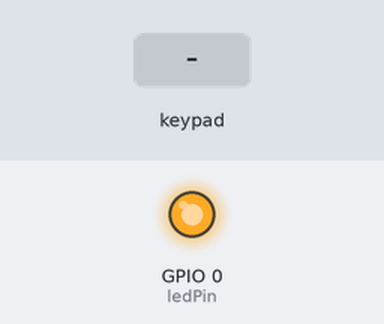
A sketch run on a simulated ESP8266 (NodeMCU). Parts: output pins drawn as LEDs (lit = HIGH). Dashed ring = blinking. Inputs (shaded band) come from the test bench. WiFi joins after 1.5 s; servers stay silent unless stated; uploads are accepted with an empty reply; what the sketch prints to the serial monitor is not drawn.

Above: at 2.8 s.
2.9 s: keypad keys 1 3 1 2 1 4 1 6 pressed 0.4 s apart
At 3.35 s:
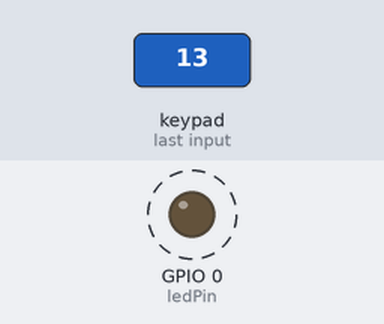
7.6 s: key 'A' pressed
At 8.4 s:
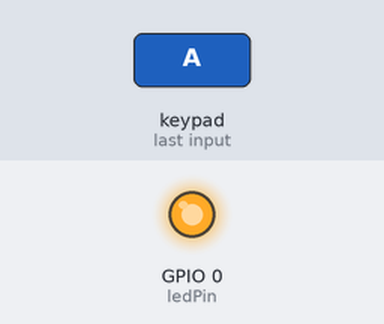
9.1 s: key '5' pressed
At 9.5 s:
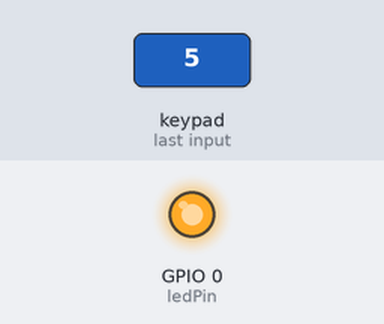
10.6 s: keypad keys 1 3 1 2 1 4 1 6 # pressed 0.4 s apart
At 10.85 s:
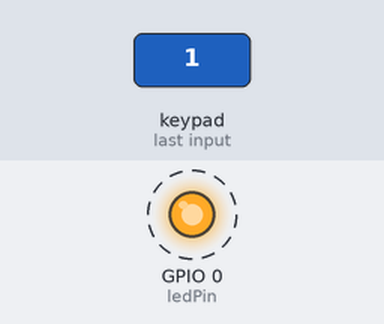
15.7 s: key 'B' pressed
At 16.9 s:
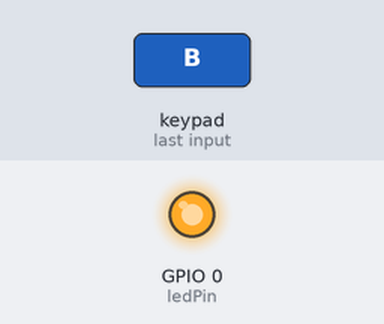
17.2 s: keypad keys 1 3 1 2 1 4 1 6 * pressed 0.4 s apart
At 18.65 s:
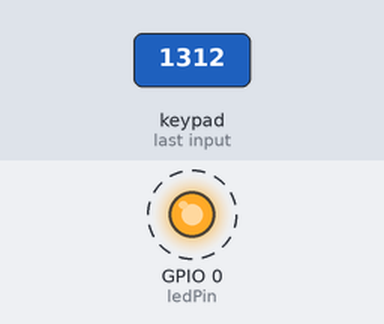
Timing chart, 0 to 22.0 s (numbered marks = the images above; inputs shaded):
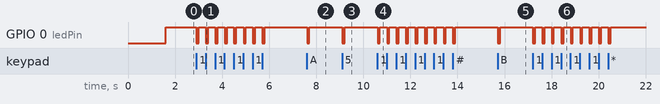

The sketch:

remote.ino
```cpp
#include <ESP8266WiFi.h>
#include <ESP8266HTTPClient.h>
#include <Keypad.h>

// TODO:
// - Implement modem sleep or deep sleep
// - Scan network for Roku
// - Detect Roku power status

const char* ssid     = "SSID";
const char* password = "PASSWORD";
String rokuHost = "192.168.0.X";

HTTPClient http;

const int ledPin = 0;
const byte ROWS = 4;
const byte COLS = 4;
char keys[ROWS][COLS] = {
  {'1','2','3','A'},
  {'4','5','6','B'},
  {'7','8','9','C'},
  {'*','0','#','D'}
};
byte rowPins[ROWS] = {13, 12, 14, 16}; // connect to the row pinouts of the keypad - four in a row
byte colPins[COLS] = {15, 2, 4, 5}; // connect to the column pinouts of the keypad - four in a row

Keypad keypad = Keypad( makeKeymap(keys), rowPins, colPins, ROWS, COLS );
int on = false;

void setup() {
  Serial.begin(115200);
  delay(10);

  pinMode(ledPin, OUTPUT);

  Serial.println();
  Serial.println();
  Serial.print("Connecting to ");
  Serial.println(ssid);

  /* Explicitly set the ESP8266 to be a WiFi-client, otherwise, it by default,
     would try to act as both a client and an access-point and could cause
     network-issues with your other WiFi-devices on your WiFi-network. */
  WiFi.mode(WIFI_STA);
  WiFi.begin(ssid, password);

  while (WiFi.status() != WL_CONNECTED) {
    delay(500);
    Serial.print(".");
  }

  blink();
  Serial.println("");
  Serial.println("WiFi connected");
  Serial.println("IP address: ");
  Serial.println(WiFi.localIP());
}

void blink() {
  digitalWrite(ledPin, LOW); // High and Low and inverted for some reason
  delay(100);
  digitalWrite(ledPin, HIGH);
}

void loop() {
  char key = keypad.getKey();

  if (key != NO_KEY){
    Serial.println("Key pressed"+ key);
    if (key == '1') {
      sendCommand("Back");
    } else if (key == '2') {
      sendCommand("Up");
    } else if (key == '3') {
      sendCommand("Home");
    } else if (key == 'A') {
      if (on) { // TODO: Get Roku power status from query/device-info
        sendCommand("PowerOff");
      } else {
        sendCommand("PowerOn");
      }
      on = !on;
    } else if (key == '4') {
      sendCommand("Left");
    } else if (key == '5') {
      sendCommand("Select");
    } else if (key == '6') {
      sendCommand("Right");
    } else if (key == 'B') {
      sendCommand("VolumeUp");
    } else if (key == '7') {
      sendCommand("InstantReplay");
    } else if (key == '8') {
      sendCommand("Down");
    } else if (key == '9') {
      sendCommand("Info");
    } else if (key == 'C') {
      sendCommand("VolumeDown");
    } else if (key == '*') {
      sendCommand("Rev");
    } else if (key == '0') {
      sendCommand("Play");
    } else if (key == '#') {
      sendCommand("Fwd");
    } else if (key == 'D') {
      sendCommand("VolumeMute");
    }
  }
}

void sendCommand(String command) {
   Serial.println("Sending command " + command);
   blink();

   String url = "http://" + rokuHost + ":8060/keypress/" + command;
   http.begin(url);
   http.POST("");
   http.end();
}
```

Measured:
- after the input at 2.9 s, GPIO 0 (ledPin): alternates HIGH for 0.30 s and LOW for 0.10 s, 16 changes in all, then stays HIGH, starting at once
- after the input at 7.6 s, GPIO 0 (ledPin): HIGH → LOW at once, → HIGH 0.10 s later
- after the input at 9.1 s, GPIO 0 (ledPin): HIGH → LOW at once, → HIGH 0.10 s later
- after the input at 10.6 s, GPIO 0 (ledPin): alternates HIGH for 0.30 s and LOW for 0.10 s, 18 changes in all, then stays HIGH, starting at once
- after the input at 15.7 s, GPIO 0 (ledPin): HIGH → LOW at once, → HIGH 0.10 s later
- after the input at 17.2 s, GPIO 0 (ledPin): alternates HIGH for 0.30 s and LOW for 0.10 s, 18 changes in all, then stays HIGH, starting at once
